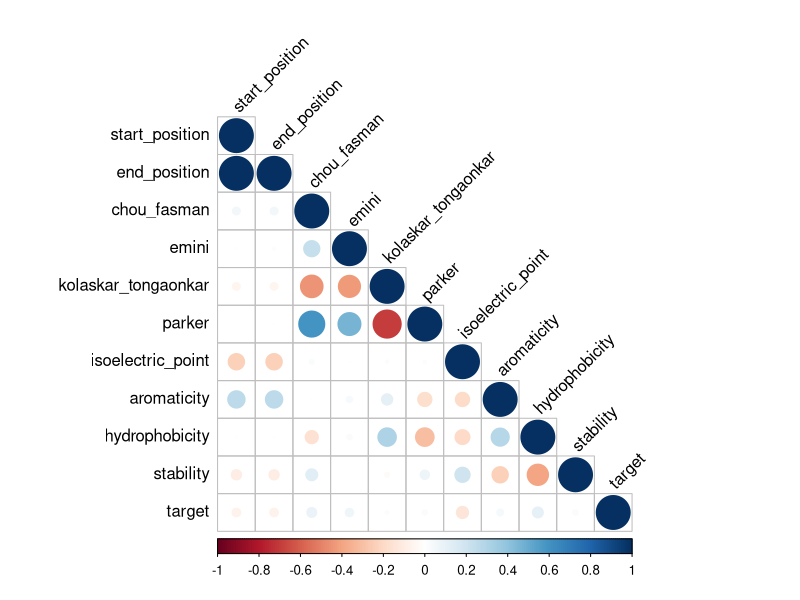
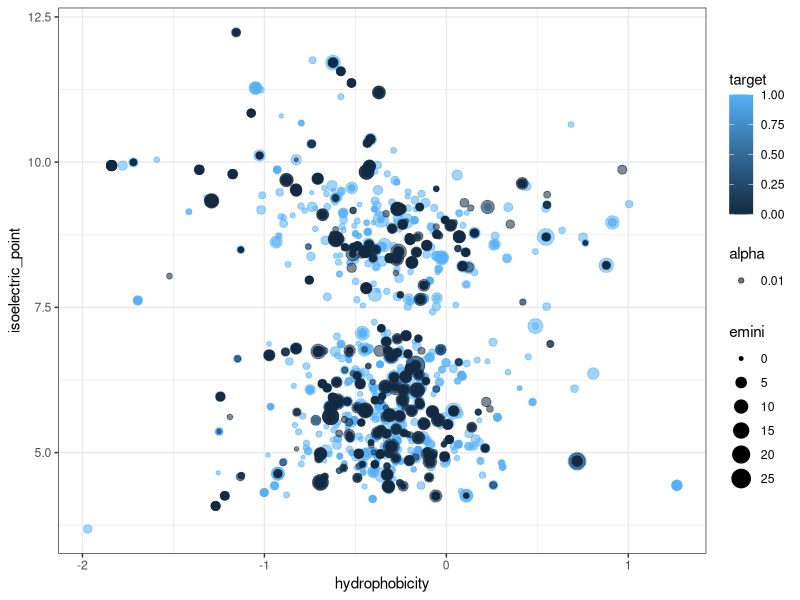

Generate these figures, in order, with R: (Note: this script raises an error after producing the figures.)
library(tidyverse)
library(knitr)
library(corrplot)
library(kableExtra)
library(magrittr)
library(glmnet)
library(caret)
library(pROC)
#library(DMwR)


setwd("/Users/rodolfodc/Documents/mineracao-dados-complexos/homeworks/inf-0611-0612/inf0615/t2")
#source("DMwR.R")

set.seed(12)

##############################################################################
############################### Funcoes de ajuda #############################
#----------------------------------------------------------------------------#
getLoss <- function(y_true, y_pred){
  y_true <- as.numeric(y_true) - 1
  
  totalLoss <- 0
  eps <- 1e-9
  # Recall: length(y_true) == length(y_pred)
  # loss = (1-y)*log2(1 - p + eps)) + y*log(p + eps)
  # eps is used for numerical stability, it is very close to 0.
  # Supose we have y = 1 and p = 1 (perfect prediction), the loss (without eps)
  # would be 0*log2(0) + 1*log(1). It would result in NaN
  # because of 0*log2(0). With eps: 0*log2(1e-9) + 1*log(1 + 1e-9) 
  for(i in 1:length(y_true)){
    loss <- -1*((1 - y_true[i])*log2(1 - y_pred[i] + eps) + y_true[i]*log2(y_pred[i] + eps))
    totalLoss <- totalLoss + loss
  }
  totalLoss <- totalLoss/(length(y_true))
  return(totalLoss)
}


getHypothesis <- function(feature_names, degree){
  
  hypothesis_string <- "hypothesis <- formula(target ~ "
  for(d in 1:degree){
    for(i in 1:length(feature_names)){
      hypothesis_string <- paste(hypothesis_string, 
                                 "I(", feature_names[i], "^", d, ") + ",
                                 sep = "")
    }
  }
  hypothesis_string <- substr(hypothesis_string, 1, nchar(hypothesis_string)-3)
  hypothesis_string <- paste(hypothesis_string, ")")
  hypothesis <- eval(parse(text=hypothesis_string))
  return(hypothesis)
}

calculaMatrizConfusaoRelativa <- function(cm){
  
  # Aplicamos a transposi��o para garantir que a referencia
  # fique nas linhas e a predicao nas colunas
  cm_absolute = t(cm$table)
  
  # SEMPRE construam e reportem a matriz de confusao relativa!
  cm_relative = cm_absolute
  
  cm_relative[1,1] = round(cm_absolute[1,1]/sum(cm_absolute[1,]), digits=2)
  cm_relative[1,2] = round(cm_absolute[1,2]/sum(cm_absolute[1,]), digits=2)
  cm_relative[2,1] = round(cm_absolute[2,1]/sum(cm_absolute[2,]), digits=2)
  cm_relative[2,2] = round(cm_absolute[2,2]/sum(cm_absolute[2,]), digits=2)
  
  return(cm_relative)  
}

TPR <- function(cm, data_set) {
  TP <- cm$table[4]
  n_positive <- sum(data_set$target == 1)
  return(TP / n_positive)
}

TNR <- function(cm, data_set) {
  TN <- cm$table[1]
  n_negative <- sum(data_set$target == 0)
  return(TN/n_negative)
}

LR_predict_and_get_cm <- function(model, x_values, data_set, threshold = 0.5) {
  
  predicted <- predict(model, newx=x_values, type="response")
  
  predictedTarget <- predicted
  predictedTarget[predicted >= threshold] <- 1
  predictedTarget[predicted < threshold] <- 0
  
  cm <- confusionMatrix(data = as.factor(predictedTarget), 
                        reference = as.factor(data_set$target), 
                        positive='1')
  
  cm_relative <- calculaMatrizConfusaoRelativa(cm)
  
  acc <- (cm_relative[1,1] + cm_relative[2,2])/2
  
  tpr <- TPR(cm, data_set)
  tnr <- TNR(cm, data_set)
  
  loss_0 <- getLoss(data_set$target[data_set$target == 0], predictedTarget[data_set$target == 0])
  loss_1 <- getLoss(data_set$target[data_set$target == 1], predictedTarget[data_set$target == 1])
  mean_loss <- (loss_0 + loss_1) / 2
  
  result <- data.frame(acc, loss_0, loss_1, mean_loss, tpr, tnr)
  
  return(list(result, cm_relative, cm))
}

train_and_get_accuracy <- function(lambda_list, train_set, val_set, 
                                   test_set, sars_set,
                                   dataWeights = NULL, hypothesis =NULL,
                                   threshold = 0.5) {
  acc_train<- c()
  acc_val<- c()
  acc_test<- c()
  acc_sars<- c()
  
  train_loss <- c()
  val_loss <- c()
  test_loss <- c()
  sars_loss <- c()
  
  train_tpr <- c()
  train_tnr <- c()
  
  val_tpr <- c()
  val_tnr <- c()
  
  test_tpr <- c()
  test_tnr <- c()
  
  sars_tpr <- c()
  sars_tnr <- c()
  
  train_cm_relative <- list()
  val_cm_relative <- list()
  test_cm_relative <- list()
  sars_cm_relative <- list()
  
  feature_names <- colnames(train_set)[1:(ncol(train_set)-1)]
  if(is.null(hypothesis))
    hypothesis <- getHypothesis(feature_names, 1)
  
  i<- 1
  for(lambda in lambda_list) {
    
    x_data <- model.matrix(hypothesis, train_set)
    y_data <- train_set$target
    
    x_val_data <- model.matrix(hypothesis, val_set)
    y_val_data <- val_set$target
    
    x_test_data <- model.matrix(hypothesis, test_set)
    y_test_data <- test_set$target
    
    x_sars_data <- model.matrix(hypothesis, sars_set)
    y_sars_data <- sars_set$target
    
    if(is.null(dataWeights))
    {
      LRModel <- glmnet(x_data, y_data, family="binomial",
                        standardize = FALSE, alpha=0, lambda = lambda)
    } else {
      LRModel <- glmnet(x_data, y_data, family="binomial" , weights = dataWeights,
                        standardize = FALSE, alpha=0, lambda = lambda)
    }
    
    
    train_predicted <- LR_predict_and_get_cm(LRModel, x_data, train_set)
    df_train <- as.data.frame(train_predicted[1])
    acc_train[i] <- df_train$acc
    train_loss[i] <- df_train$mean_loss
    train_tpr[i] <- df_train$tpr
    train_tnr[i] <- df_train$tnr
    
    val_predicted <- LR_predict_and_get_cm(LRModel, x_val_data, val_set)
    df_val <- as.data.frame(val_predicted[1])
    acc_val[i] <- df_val$acc
    val_loss[i] <- df_val$mean_loss
    val_tpr[i] <- df_val$tpr
    val_tnr[i] <- df_val$tnr
    
    test_predicted <- LR_predict_and_get_cm(LRModel, x_test_data, test_set)
    df_test <- as.data.frame(test_predicted[1])
    acc_test[i] <- df_test$acc
    test_loss[i] <- df_test$mean_loss
    test_tpr[i] <- df_test$tpr
    test_tnr[i] <- df_test$tnr 
    
    sars_predicted <- LR_predict_and_get_cm(LRModel, x_sars_data, sars_set)
    df_sars <- as.data.frame(sars_predicted[1])
    acc_sars[i] <- df_sars$acc
    sars_loss[i] <- df_sars$mean_loss
    sars_tpr[i] <- df_sars$tpr
    sars_tnr[i] <- df_sars$tnr
    
    train_cm_relative[[i]] <- train_predicted[2]
    val_cm_relative[[i]] <- val_predicted[2]
    test_cm_relative[[i]] <- test_predicted[2]
    sars_cm_relative[[i]] <- sars_predicted[2]
    
    i <- i+1
  }
  
  result <-data.frame(acc_train, acc_val, acc_test, acc_sars, 
                      train_loss, val_loss, test_loss, sars_loss,
                      train_tpr, train_tnr,val_tpr, val_tnr,
                      test_tpr, test_tnr, sars_tpr, sars_tnr)
  
  return(list(result, train_cm_relative, val_cm_relative, test_cm_relative, sars_cm_relative))
}

undersampling_balance <- function(data_set) {
  ####### Balanceamento por Undersampling #######
  positiveData <- data_set[data_set$target == 1,]
  negativeData <- data_set[data_set$target == 0,]
  
  selectedIndex <- sample(1:nrow(negativeData), 1.2*nrow(positiveData), replace=FALSE)
  undersampledNegData <- negativeData[selectedIndex,]
  
  newTrainData <- rbind(positiveData, undersampledNegData)
  return(newTrainData)
}

plot_acc <- function(title, acc_train, acc_val, baseline_acc, 
                     acc_test, acc_sars, lambda_values) {
  plot(acc_train, xlab="Regularization factor (lambda)", ylab="Acc Balanced", 
       pch="+", col="red",  xaxt="n", 
       ylim=c(min(c(acc_train, acc_val, baseline_acc, acc_test, acc_sars)),
              max(c(acc_train, acc_val, baseline_acc, acc_test, acc_sars))))
  
  axis(1, at=1:length(lambda_values), labels=lambda_values, cex.axis=0.5, las=2)
  points(acc_val, pch="*", col="blue")
  points(baseline_acc[1:length(acc_val)], pch="o", col="green")
  
  
  lines(acc_train, col="red", lty=2)
  lines(acc_val, col="blue", lty=2)
  lines(acc_test, col="black", lty=2)
  lines(acc_sars, col="brown", lty=2)
  lines(baseline_acc, col="green", lty=2)
  legend("center", 1 , legend=c("Train", "Validation", "Baseline", "Test", "SARS"),
         col=c("red","blue","green", "black", "brown"), lty=2, cex=0.7)
  title(title)
}


plot_loss <- function(title, loss_train, loss_val, loss_baseline,
                      loss_test, loss_sars, lambda_values) {

  plot(loss_train, xlab="Regularization factor (lambda)", ylab="Loss", 
       pch="+", col="red",  xaxt="n", 
       ylim=c(min(c(loss_train, loss_val, loss_baseline, loss_test, loss_sars)),
              max(c(loss_train, loss_val, loss_baseline, loss_test, loss_sars))))
  
  
  axis(1, at=1:length(lambda_values), labels=lambda_values, 
       cex.axis=0.5, las=2)
  
  points(loss_val, pch="*", col="blue")
  points(loss_baseline, pch="*", col="green")
  
  lines(loss_train, col="red", lty=2)
  lines(loss_val, col="blue", lty=2)
  lines(loss_test, col="black", lty=2)
  lines(loss_sars, col="brown", lty=2)
  legend(5, 0.5, legend=c("Train", "Validation", "Baseline", "Test", "SARS"),
         col=c("red","blue", "green", "black", "brown"), lty=2, cex=0.7)
  title(title)
}
##############################################################################
##################################    Fim     ################################
##############################################################################






############################ Trabalho 02 ############################ 

trainData <- read.csv("proteins_training_set.csv", stringsAsFactors=TRUE)
valData <- read.csv("proteins_validation_set.csv", stringsAsFactors=TRUE)
testData <- read.csv("proteins_test_set.csv", stringsAsFactors=TRUE)
sarsData <- read.csv("SARS_test_set.csv", stringsAsFactors=TRUE)

str(trainData)

head(trainData)

summary(trainData)

cor(trainData) %>%
  corrplot(., type = "lower", tl.col = "black", tl.srt = 45)

trainData %>% 
  ggplot(., aes(x=hydrophobicity, y=isoelectric_point, color=target, size=emini)) +
    geom_point(aes(alpha=0.01)) + theme_bw()


# 1. Inspecionem os dados. Quantos exemplos vocês tem? Há exemplos com features sem anotações? Como vocês lidariam com isso?
any(is.na(trainData))
any(is.na(valData))

# 2. Inspecionem a frequência de cada classe. A base de dados está balanceada ? Se não, como vocês lidarão com o desbalanceamento ?

## Normalizacao Z-norma 
mean_features <- apply(trainData[,1:(ncol(trainData)-1)], 2, mean)
mean_features

sd_features <- apply(trainData[,1:(ncol(trainData)-1)], 2, sd)
sd_features

trainData[,1:(ncol(trainData)-1)] <- sweep(trainData[,1:(ncol(trainData)-1)], 2, mean_features, "-")
trainData[,1:(ncol(trainData)-1)] <- sweep(trainData[,1:(ncol(trainData)-1)], 2, sd_features, "/")
summary(trainData)

valData[,1:(ncol(valData)-1)] <- sweep(valData[,1:(ncol(valData)-1)], 2, mean_features, "-")
valData[,1:(ncol(valData)-1)] <- sweep(valData[,1:(ncol(valData)-1)], 2, sd_features, "/")
summary(valData)

trainData$target <- as.factor(trainData$target)

table(trainData$target)

feature_names <- colnames(trainData)[1:(ncol(trainData)-1)]
hypothesis <- getHypothesis(feature_names, 1)

# baselie desbalanceada

lambda_values <- c(100, 10, 1.0, 0.1, 1e-2, 1e-3, 1e-4, 1e-5, 1e-6, 1e-7, 1e-8, 1e-9, 1e-10)

acc_baseline <- c()
loss_baseline <- c()
acc_val_baseline <- c()
loss_val_baseline <- c()
acc_test_baseline <- c()
loss_test_baseline <- c()

i <- 1

for(lambda in lambda_values) {
  xTrain <- model.matrix(hypothesis, trainData)
  yTrain <- trainData$target
  
  baselineModel <- glmnet(xTrain, yTrain, family="binomial", maxit=1e+5, 
                          standardize = FALSE, alpha=0.008, lambda = lambda)
  
  trainPred <- predict(baselineModel, newx=xTrain, type="response")
  
  trainClassPred <- trainPred
  trainClassPred[trainPred >= 0.3] <- 1
  trainClassPred[trainPred < 0.3] <- 0
  
  cm <- confusionMatrix(data = as.factor(trainClassPred), 
                        reference = as.factor(trainData$target), 
                        positive='1')
  
  cm
  
  cm_relative <- calculaMatrizConfusaoRelativa(cm)
  cm_relative
  
  acc_baseline[i] <- (cm_relative[1,1] + cm_relative[2,2])/2
  
  loss_baseline[i] <- getLoss(yTrain, trainClassPred)
  
  x_val <- model.matrix(hypothesis, valData)
  y_val <- valData$target
  valPred <- predict(baselineModel, newx = x_val, type="response")
  
  #converting to class
  valClassPred <- valPred
  
  #### THRESHOLD ####
  # Threshold = 0.5
  valClassPred[valPred >= 0.5] <- 1
  valClassPred[valPred < 0.5] <- 0
  
  cm <- confusionMatrix(data = as.factor(valClassPred), 
                        reference = as.factor(valData$target), 
                        positive='1')
  cm
  
  cm_relative <- calculaMatrizConfusaoRelativa(cm)
  cm_relative
  acc_val_baseline[i] <- (cm_relative[1,1] + cm_relative[2,2])/2
  
  loss_val_baseline[i] <- getLoss(y_val, valClassPred)
  
  x_val <- model.matrix(hypothesis, testData)
  y_val <- testData$target
  testPred <- predict(baselineModel, newx = x_val, type="response")
  
  #converting to class
  valClassPred <- testPred
  
  #### THRESHOLD ####
  # Threshold = 0.5
  testClassPred[valPred >= 0.5] <- 1
  testClassPred[valPred < 0.5] <- 0
  
  cm_test <- confusionMatrix(data = as.factor(testClassPred), 
                        reference = as.factor(testClassPred$target), 
                        positive='1')
  cm_test
  
  cm_relative <- calculaMatrizConfusaoRelativa(cm)
  cm_relative
  i <- i+1
}

# ROC Curve for baseline
ROC <- roc(valData$target, valPred[,1], direction="<")
ROC

plot(ROC, col="blue", lwd=2, main="ROC")

#Balanceamento

# Funcao SMOTE
newTrainData <- SMOTE(hypothesis, trainData,
                     perc.over = 100,
                      perc.under = 20,
                      k=3)

targets_frequency <- table(trainData$target)
targets_frequency

relative_targets_frequency <- targets_frequency/sum(targets_frequency)
relative_targets_frequency

w_positive <- 1 - relative_targets_frequency[2]
w_negative <- 1 - relative_targets_frequency[1]

w_positive
w_negative

pesos <- rep(0,dim(trainData)[1])

pesos[trainData$target==1] <- w_positive
pesos[trainData$target==0] <- w_negative



undersampled_data <- undersampling_balance(trainData)

comb1 <- target ~ (I(start_position^1) + I(end_position^1))^4 + (I(chou_fasman^1) + 
  I(emini^1))^10 + I(kolaskar_tongaonkar^1) + I(parker^1) + I(isoelectric_point^6) + 
  (I(aromaticity^1) + I(hydrophobicity^1))^10 + I(stability^1)
  


feature_names <- colnames(trainData)[1:(ncol(trainData)-1)]
hypothesis <- getHypothesis(feature_names, 4)

results <- train_and_get_accuracy(lambda_values, trainData, testData,
                                      testData, sarsData,
                                      dataWeights = pesos, hypothesis)

acc_train <- results[[1]]$acc_train
acc_val <- results[[1]]$acc_val
acc_test <- results[[1]]$acc_test
acc_sars <- results[[1]]$acc_sars

plot_acc('hypothesis 6', acc_train, acc_val, acc_val_baseline, 
         acc_test, acc_sars, lambda_values)

loss_train <- results[[1]]$train_loss
loss_val <- results[[1]]$val_loss
loss_test <- results[[1]]$test_loss
loss_sars <- results[[1]]$sars_loss

plot_loss('hypothesis 6', loss_train, loss_val, loss_val_baseline, 
          loss_test, loss_sars, lambda_values)
